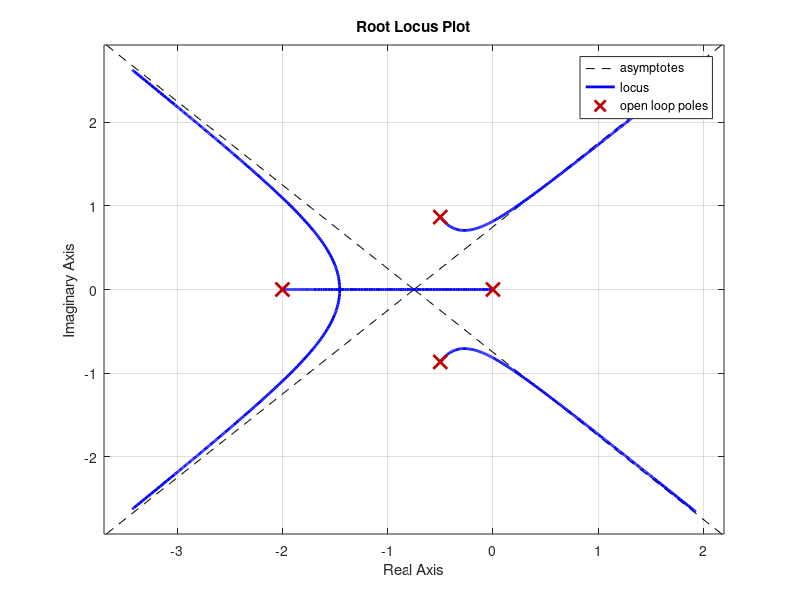

The MATLAB source for this figure:
% Define the transfer function
num = [1];
den = [1, 3, 3, 2, 0];  % Coefficients for the denominator
sys = tf(num, den);

% Plot the root locus
rlocus(sys);
grid on;
title('Root Locus Plot');


